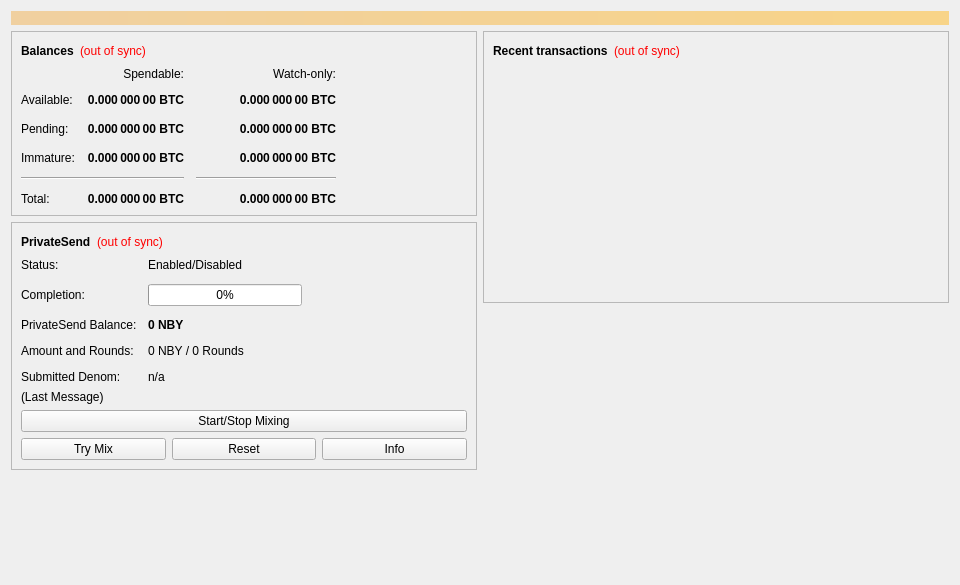
<?xml version="1.0" encoding="UTF-8"?>
<ui version="4.0">
 <class>OverviewPage</class>
 <widget class="QWidget" name="OverviewPage">
  <property name="geometry">
   <rect>
    <x>0</x>
    <y>0</y>
    <width>960</width>
    <height>585</height>
   </rect>
  </property>
  <property name="minimumSize">
   <size>
    <width>960</width>
    <height>0</height>
   </size>
  </property>
  <property name="windowTitle">
   <string>Form</string>
  </property>
  <layout class="QVBoxLayout" name="topLayout">
   <item>
    <widget class="QLabel" name="labelAlerts">
     <property name="visible">
      <bool>false</bool>
     </property>
     <property name="styleSheet">
      <string notr="true">background-color: qlineargradient(x1: 0, y1: 0, x2: 1, y2: 0, stop:0 #F0D0A0, stop:1 #F8D488); color:#000000;</string>
     </property>
     <property name="wordWrap">
      <bool>true</bool>
     </property>
     <property name="margin">
      <number>3</number>
     </property>
    </widget>
   </item>
   <item>
    <layout class="QHBoxLayout" name="horizontalLayout" stretch="1,1">
     <item>
      <layout class="QVBoxLayout" name="verticalLayout_2">
       <item>
        <widget class="QFrame" name="frame">
         <property name="frameShape">
          <enum>QFrame::StyledPanel</enum>
         </property>
         <property name="frameShadow">
          <enum>QFrame::Raised</enum>
         </property>
         <layout class="QVBoxLayout" name="verticalLayout_4">
          <item>
           <layout class="QHBoxLayout" name="horizontalLayout_4">
            <item>
             <widget class="QLabel" name="label_5">
              <property name="font">
               <font>
                <weight>75</weight>
                <bold>true</bold>
               </font>
              </property>
              <property name="text">
               <string>Balances</string>
              </property>
             </widget>
            </item>
            <item>
             <widget class="QLabel" name="labelWalletStatus">
              <property name="toolTip">
               <string>The displayed information may be out of date. Your wallet automatically synchronizes with the Dash network after a connection is established, but this process has not completed yet.</string>
              </property>
              <property name="styleSheet">
               <string notr="true">QLabel { color: red; }</string>
              </property>
              <property name="text">
               <string notr="true">(out of sync)</string>
              </property>
              <property name="alignment">
               <set>Qt::AlignLeading|Qt::AlignLeft|Qt::AlignVCenter</set>
              </property>
             </widget>
            </item>
            <item>
             <spacer name="horizontalSpacer_3">
              <property name="orientation">
               <enum>Qt::Horizontal</enum>
              </property>
              <property name="sizeHint" stdset="0">
               <size>
                <width>40</width>
                <height>20</height>
               </size>
              </property>
             </spacer>
            </item>
           </layout>
          </item>
          <item>
           <layout class="QGridLayout" name="gridLayout">
            <property name="spacing">
             <number>12</number>
            </property>
            <item row="2" column="2">
             <widget class="QLabel" name="labelWatchPending">
              <property name="font">
               <font>
                <weight>75</weight>
                <bold>true</bold>
               </font>
              </property>
              <property name="cursor">
               <cursorShape>IBeamCursor</cursorShape>
              </property>
              <property name="toolTip">
               <string>Unconfirmed transactions to watch-only addresses</string>
              </property>
              <property name="text">
               <string notr="true">0.000 000 00 BTC</string>
              </property>
              <property name="alignment">
               <set>Qt::AlignRight|Qt::AlignTrailing|Qt::AlignVCenter</set>
              </property>
              <property name="textInteractionFlags">
               <set>Qt::LinksAccessibleByMouse|Qt::TextSelectableByKeyboard|Qt::TextSelectableByMouse</set>
              </property>
             </widget>
            </item>
            <item row="2" column="1">
             <widget class="QLabel" name="labelUnconfirmed">
              <property name="font">
               <font>
                <weight>75</weight>
                <bold>true</bold>
               </font>
              </property>
              <property name="cursor">
               <cursorShape>IBeamCursor</cursorShape>
              </property>
              <property name="toolTip">
               <string>Total of transactions that have yet to be confirmed, and do not yet count toward the spendable balance</string>
              </property>
              <property name="text">
               <string notr="true">0.000 000 00 BTC</string>
              </property>
              <property name="alignment">
               <set>Qt::AlignRight|Qt::AlignTrailing|Qt::AlignVCenter</set>
              </property>
              <property name="textInteractionFlags">
               <set>Qt::LinksAccessibleByMouse|Qt::TextSelectableByKeyboard|Qt::TextSelectableByMouse</set>
              </property>
             </widget>
            </item>
            <item row="3" column="2">
             <widget class="QLabel" name="labelWatchImmature">
              <property name="font">
               <font>
                <weight>75</weight>
                <bold>true</bold>
               </font>
              </property>
              <property name="cursor">
               <cursorShape>IBeamCursor</cursorShape>
              </property>
              <property name="toolTip">
               <string>Mined balance in watch-only addresses that has not yet matured</string>
              </property>
              <property name="text">
               <string notr="true">0.000 000 00 BTC</string>
              </property>
              <property name="alignment">
               <set>Qt::AlignRight|Qt::AlignTrailing|Qt::AlignVCenter</set>
              </property>
              <property name="textInteractionFlags">
               <set>Qt::LinksAccessibleByMouse|Qt::TextSelectableByKeyboard|Qt::TextSelectableByMouse</set>
              </property>
             </widget>
            </item>
            <item row="4" column="0" colspan="2">
             <widget class="Line" name="lineSpendableBalance">
              <property name="orientation">
               <enum>Qt::Horizontal</enum>
              </property>
             </widget>
            </item>
            <item row="4" column="2">
             <widget class="Line" name="lineWatchBalance">
              <property name="sizePolicy">
               <sizepolicy hsizetype="Preferred" vsizetype="Fixed">
                <horstretch>0</horstretch>
                <verstretch>0</verstretch>
               </sizepolicy>
              </property>
              <property name="minimumSize">
               <size>
                <width>140</width>
                <height>0</height>
               </size>
              </property>
              <property name="orientation">
               <enum>Qt::Horizontal</enum>
              </property>
             </widget>
            </item>
            <item row="5" column="0">
             <widget class="QLabel" name="labelTotalText">
              <property name="text">
               <string>Total:</string>
              </property>
             </widget>
            </item>
            <item row="3" column="1">
             <widget class="QLabel" name="labelImmature">
              <property name="font">
               <font>
                <weight>75</weight>
                <bold>true</bold>
               </font>
              </property>
              <property name="cursor">
               <cursorShape>IBeamCursor</cursorShape>
              </property>
              <property name="toolTip">
               <string>Mined balance that has not yet matured</string>
              </property>
              <property name="text">
               <string notr="true">0.000 000 00 BTC</string>
              </property>
              <property name="alignment">
               <set>Qt::AlignRight|Qt::AlignTrailing|Qt::AlignVCenter</set>
              </property>
              <property name="textInteractionFlags">
               <set>Qt::LinksAccessibleByMouse|Qt::TextSelectableByKeyboard|Qt::TextSelectableByMouse</set>
              </property>
             </widget>
            </item>
            <item row="2" column="3">
             <spacer name="horizontalSpacer_2">
              <property name="orientation">
               <enum>Qt::Horizontal</enum>
              </property>
              <property name="sizeHint" stdset="0">
               <size>
                <width>40</width>
                <height>20</height>
               </size>
              </property>
             </spacer>
            </item>
            <item row="3" column="0">
             <widget class="QLabel" name="labelImmatureText">
              <property name="text">
               <string>Immature:</string>
              </property>
             </widget>
            </item>
            <item row="5" column="1">
             <widget class="QLabel" name="labelTotal">
              <property name="font">
               <font>
                <weight>75</weight>
                <bold>true</bold>
               </font>
              </property>
              <property name="cursor">
               <cursorShape>IBeamCursor</cursorShape>
              </property>
              <property name="toolTip">
               <string>Your current total balance</string>
              </property>
              <property name="text">
               <string notr="true">0.000 000 00 BTC</string>
              </property>
              <property name="alignment">
               <set>Qt::AlignRight|Qt::AlignTrailing|Qt::AlignVCenter</set>
              </property>
              <property name="textInteractionFlags">
               <set>Qt::LinksAccessibleByMouse|Qt::TextSelectableByKeyboard|Qt::TextSelectableByMouse</set>
              </property>
             </widget>
            </item>
            <item row="5" column="2">
             <widget class="QLabel" name="labelWatchTotal">
              <property name="font">
               <font>
                <weight>75</weight>
                <bold>true</bold>
               </font>
              </property>
              <property name="cursor">
               <cursorShape>IBeamCursor</cursorShape>
              </property>
              <property name="toolTip">
               <string>Current total balance in watch-only addresses</string>
              </property>
              <property name="text">
               <string notr="true">0.000 000 00 BTC</string>
              </property>
              <property name="alignment">
               <set>Qt::AlignRight|Qt::AlignTrailing|Qt::AlignVCenter</set>
              </property>
              <property name="textInteractionFlags">
               <set>Qt::LinksAccessibleByMouse|Qt::TextSelectableByKeyboard|Qt::TextSelectableByMouse</set>
              </property>
             </widget>
            </item>
            <item row="0" column="2">
             <widget class="QLabel" name="labelWatchonly">
              <property name="text">
               <string>Watch-only:</string>
              </property>
              <property name="alignment">
               <set>Qt::AlignRight|Qt::AlignTrailing|Qt::AlignVCenter</set>
              </property>
             </widget>
            </item>
            <item row="1" column="0">
             <widget class="QLabel" name="labelBalanceText">
              <property name="text">
               <string>Available:</string>
              </property>
             </widget>
            </item>
            <item row="1" column="1">
             <widget class="QLabel" name="labelBalance">
              <property name="font">
               <font>
                <weight>75</weight>
                <bold>true</bold>
               </font>
              </property>
              <property name="cursor">
               <cursorShape>IBeamCursor</cursorShape>
              </property>
              <property name="toolTip">
               <string>Your current spendable balance</string>
              </property>
              <property name="text">
               <string notr="true">0.000 000 00 BTC</string>
              </property>
              <property name="alignment">
               <set>Qt::AlignRight|Qt::AlignTrailing|Qt::AlignVCenter</set>
              </property>
              <property name="textInteractionFlags">
               <set>Qt::LinksAccessibleByMouse|Qt::TextSelectableByKeyboard|Qt::TextSelectableByMouse</set>
              </property>
             </widget>
            </item>
            <item row="1" column="2">
             <widget class="QLabel" name="labelWatchAvailable">
              <property name="font">
               <font>
                <weight>75</weight>
                <bold>true</bold>
               </font>
              </property>
              <property name="cursor">
               <cursorShape>IBeamCursor</cursorShape>
              </property>
              <property name="toolTip">
               <string>Your current balance in watch-only addresses</string>
              </property>
              <property name="text">
               <string notr="true">0.000 000 00 BTC</string>
              </property>
              <property name="alignment">
               <set>Qt::AlignRight|Qt::AlignTrailing|Qt::AlignVCenter</set>
              </property>
              <property name="textInteractionFlags">
               <set>Qt::LinksAccessibleByMouse|Qt::TextSelectableByKeyboard|Qt::TextSelectableByMouse</set>
              </property>
             </widget>
            </item>
            <item row="2" column="0">
             <widget class="QLabel" name="labelPendingText">
              <property name="text">
               <string>Pending:</string>
              </property>
             </widget>
            </item>
            <item row="0" column="1">
             <widget class="QLabel" name="labelSpendable">
              <property name="text">
               <string>Spendable:</string>
              </property>
              <property name="alignment">
               <set>Qt::AlignRight|Qt::AlignTrailing|Qt::AlignVCenter</set>
              </property>
             </widget>
            </item>
           </layout>
          </item>
         </layout>
        </widget>
       </item>
       <item>
        <widget class="QFrame" name="framePrivateSend">
         <property name="layoutDirection">
          <enum>Qt::LeftToRight</enum>
         </property>
         <property name="frameShape">
          <enum>QFrame::StyledPanel</enum>
         </property>
         <property name="frameShadow">
          <enum>QFrame::Raised</enum>
         </property>
         <layout class="QVBoxLayout" name="VerticalLayout_PS1">
          <item>
           <layout class="QHBoxLayout" name="horizontalLayout_5">
            <item>
             <widget class="QLabel" name="labelPrivateSendHeader">
              <property name="font">
               <font>
                <weight>75</weight>
                <bold>true</bold>
               </font>
              </property>
              <property name="text">
               <string>PrivateSend</string>
              </property>
             </widget>
            </item>
            <item>
             <widget class="QLabel" name="labelPrivateSendSyncStatus">
              <property name="toolTip">
               <string>The displayed information may be out of date. Your wallet automatically synchronizes with the Dash network after a connection is established, but this process has not completed yet.</string>
              </property>
              <property name="styleSheet">
               <string notr="true">QLabel { color: red; }</string>
              </property>
              <property name="text">
               <string notr="true">(out of sync)</string>
              </property>
              <property name="alignment">
               <set>Qt::AlignLeading|Qt::AlignLeft|Qt::AlignVCenter</set>
              </property>
             </widget>
            </item>
            <item>
             <spacer name="horizontalSpacer_4">
              <property name="orientation">
               <enum>Qt::Horizontal</enum>
              </property>
              <property name="sizeHint" stdset="0">
               <size>
                <width>40</width>
                <height>20</height>
               </size>
              </property>
             </spacer>
            </item>
           </layout>
          </item>
          <item>
           <layout class="QFormLayout" name="privateSendFormLayout">
            <property name="fieldGrowthPolicy">
             <enum>QFormLayout::AllNonFixedFieldsGrow</enum>
            </property>
            <property name="horizontalSpacing">
             <number>11</number>
            </property>
            <property name="verticalSpacing">
             <number>12</number>
            </property>
            <item row="0" column="0">
             <widget class="QLabel" name="labelPrivateSendEnabledText">
              <property name="text">
               <string>Status:</string>
              </property>
             </widget>
            </item>
            <item row="0" column="1">
             <widget class="QLabel" name="labelPrivateSendEnabled">
              <property name="text">
               <string>Enabled/Disabled</string>
              </property>
             </widget>
            </item>
            <item row="1" column="0">
             <widget class="QLabel" name="labelCompletitionText">
              <property name="text">
               <string>Completion:</string>
              </property>
             </widget>
            </item>
            <item row="1" column="1">
             <widget class="QProgressBar" name="privateSendProgress">
              <property name="maximumSize">
               <size>
                <width>154</width>
                <height>16777215</height>
               </size>
              </property>
              <property name="value">
               <number>0</number>
              </property>
             </widget>
            </item>
            <item row="2" column="0">
             <widget class="QLabel" name="labelAnonymizedText">
              <property name="text">
               <string>PrivateSend Balance:</string>
              </property>
             </widget>
            </item>
            <item row="2" column="1">
             <widget class="QLabel" name="labelAnonymized">
              <property name="font">
               <font>
                <weight>75</weight>
                <bold>true</bold>
               </font>
              </property>
              <property name="text">
               <string notr="true">0 NBY</string>
              </property>
             </widget>
            </item>
            <item row="3" column="0">
             <widget class="QLabel" name="labelAmountAndRoundsText">
              <property name="text">
               <string>Amount and Rounds:</string>
              </property>
             </widget>
            </item>
            <item row="3" column="1">
             <widget class="QLabel" name="labelAmountRounds">
              <property name="text">
               <string>0 NBY / 0 Rounds</string>
              </property>
             </widget>
            </item>
            <item row="4" column="0">
             <widget class="QLabel" name="labelSubmittedDenomText">
              <property name="text">
               <string>Submitted Denom:</string>
              </property>
             </widget>
            </item>
            <item row="4" column="1">
             <widget class="QLabel" name="labelSubmittedDenom">
              <property name="toolTip">
               <string>The denominations you submitted to the Masternode.&lt;br&gt;To mix, other users must submit the exact same denominations.</string>
              </property>
              <property name="text">
               <string>n/a</string>
              </property>
             </widget>
            </item>
           </layout>
          </item>
          <item>
           <layout class="QVBoxLayout" name="VerticalLayout_PS">
            <item>
             <widget class="QLabel" name="labelPrivateSendLastMessage">
              <property name="text">
               <string>(Last Message)</string>
              </property>
              <property name="alignment">
               <set>Qt::AlignLeading|Qt::AlignLeft|Qt::AlignTop</set>
              </property>
              <property name="wordWrap">
               <bool>true</bool>
              </property>
             </widget>
            </item>
            <item>
             <widget class="QPushButton" name="togglePrivateSend">
              <property name="sizePolicy">
               <sizepolicy hsizetype="MinimumExpanding" vsizetype="Fixed">
                <horstretch>0</horstretch>
                <verstretch>0</verstretch>
               </sizepolicy>
              </property>
              <property name="text">
               <string>Start/Stop Mixing</string>
              </property>
             </widget>
            </item>
            <item>
             <layout class="QHBoxLayout" name="horizontalLayout_debugbuttons">
              <item>
               <widget class="QPushButton" name="privateSendAuto">
                <property name="sizePolicy">
                 <sizepolicy hsizetype="MinimumExpanding" vsizetype="Fixed">
                  <horstretch>0</horstretch>
                  <verstretch>0</verstretch>
                 </sizepolicy>
                </property>
                <property name="toolTip">
                 <string>Try to manually submit a PrivateSend request.</string>
                </property>
                <property name="text">
                 <string>Try Mix</string>
                </property>
               </widget>
              </item>
              <item>
               <widget class="QPushButton" name="privateSendReset">
                <property name="sizePolicy">
                 <sizepolicy hsizetype="MinimumExpanding" vsizetype="Fixed">
                  <horstretch>0</horstretch>
                  <verstretch>0</verstretch>
                 </sizepolicy>
                </property>
                <property name="toolTip">
                 <string>Reset the current status of PrivateSend (can interrupt PrivateSend if it's in the process of Mixing, which can cost you money!)</string>
                </property>
                <property name="autoFillBackground">
                 <bool>false</bool>
                </property>
                <property name="text">
                 <string>Reset</string>
                </property>
               </widget>
              </item>
              <item>
               <widget class="QPushButton" name="privateSendInfo">
                <property name="sizePolicy">
                 <sizepolicy hsizetype="MinimumExpanding" vsizetype="Fixed">
                  <horstretch>0</horstretch>
                  <verstretch>0</verstretch>
                 </sizepolicy>
                </property>
                <property name="toolTip">
                 <string>Information about PrivateSend and Mixing</string>
                </property>
                <property name="text">
                 <string>Info</string>
                </property>
               </widget>
              </item>
             </layout>
            </item>
           </layout>
          </item>
         </layout>
        </widget>
       </item>
       <item>
        <spacer name="verticalSpacer">
         <property name="orientation">
          <enum>Qt::Vertical</enum>
         </property>
         <property name="sizeHint" stdset="0">
          <size>
           <width>20</width>
           <height>40</height>
          </size>
         </property>
        </spacer>
       </item>
      </layout>
     </item>
     <item>
      <layout class="QVBoxLayout" name="verticalLayout_3">
       <item>
        <widget class="QFrame" name="frame_2">
         <property name="frameShape">
          <enum>QFrame::StyledPanel</enum>
         </property>
         <property name="frameShadow">
          <enum>QFrame::Raised</enum>
         </property>
         <layout class="QVBoxLayout" name="verticalLayout">
          <item>
           <layout class="QHBoxLayout" name="horizontalLayout_2">
            <item>
             <widget class="QLabel" name="label_4">
              <property name="font">
               <font>
                <weight>75</weight>
                <bold>true</bold>
               </font>
              </property>
              <property name="text">
               <string>Recent transactions</string>
              </property>
             </widget>
            </item>
            <item>
             <widget class="QLabel" name="labelTransactionsStatus">
              <property name="toolTip">
               <string>The displayed information may be out of date. Your wallet automatically synchronizes with the Dash network after a connection is established, but this process has not completed yet.</string>
              </property>
              <property name="styleSheet">
               <string notr="true">QLabel { color: red; }</string>
              </property>
              <property name="text">
               <string notr="true">(out of sync)</string>
              </property>
              <property name="alignment">
               <set>Qt::AlignLeading|Qt::AlignLeft|Qt::AlignVCenter</set>
              </property>
             </widget>
            </item>
            <item>
             <spacer name="horizontalSpacer">
              <property name="orientation">
               <enum>Qt::Horizontal</enum>
              </property>
              <property name="sizeHint" stdset="0">
               <size>
                <width>40</width>
                <height>20</height>
               </size>
              </property>
             </spacer>
            </item>
           </layout>
          </item>
          <item>
           <widget class="QListView" name="listTransactions">
            <property name="styleSheet">
             <string notr="true">QListView { background: transparent; }</string>
            </property>
            <property name="frameShape">
             <enum>QFrame::NoFrame</enum>
            </property>
            <property name="verticalScrollBarPolicy">
             <enum>Qt::ScrollBarAlwaysOff</enum>
            </property>
            <property name="horizontalScrollBarPolicy">
             <enum>Qt::ScrollBarAlwaysOff</enum>
            </property>
            <property name="selectionMode">
             <enum>QAbstractItemView::NoSelection</enum>
            </property>
           </widget>
          </item>
         </layout>
        </widget>
       </item>
       <item>
        <spacer name="verticalSpacer_2">
         <property name="orientation">
          <enum>Qt::Vertical</enum>
         </property>
         <property name="sizeHint" stdset="0">
          <size>
           <width>20</width>
           <height>40</height>
          </size>
         </property>
        </spacer>
       </item>
      </layout>
     </item>
    </layout>
   </item>
  </layout>
 </widget>
 <resources/>
 <connections/>
</ui>
